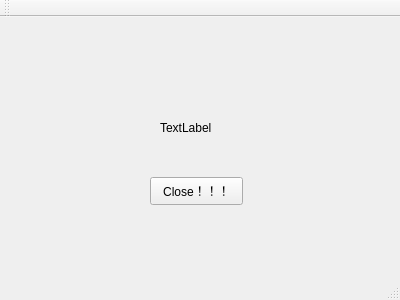
<?xml version="1.0" encoding="UTF-8"?>
<ui version="4.0">
 <class>MainWindow</class>
 <widget class="QMainWindow" name="MainWindow">
  <property name="geometry">
   <rect>
    <x>0</x>
    <y>0</y>
    <width>400</width>
    <height>300</height>
   </rect>
  </property>
  <property name="windowTitle">
   <string>MainWindow</string>
  </property>
  <widget class="QWidget" name="centralWidget">
   <widget class="QPushButton" name="pushButtonClose">
    <property name="geometry">
     <rect>
      <x>150</x>
      <y>160</y>
      <width>93</width>
      <height>28</height>
     </rect>
    </property>
    <property name="text">
     <string>Close！！！</string>
    </property>
   </widget>
   <widget class="QLabel" name="label">
    <property name="geometry">
     <rect>
      <x>160</x>
      <y>80</y>
      <width>161</width>
      <height>61</height>
     </rect>
    </property>
    <property name="text">
     <string>TextLabel</string>
    </property>
   </widget>
  </widget>
  <widget class="QMenuBar" name="menuBar">
   <property name="geometry">
    <rect>
     <x>0</x>
     <y>0</y>
     <width>400</width>
     <height>26</height>
    </rect>
   </property>
  </widget>
  <widget class="QToolBar" name="mainToolBar">
   <attribute name="toolBarArea">
    <enum>TopToolBarArea</enum>
   </attribute>
   <attribute name="toolBarBreak">
    <bool>false</bool>
   </attribute>
  </widget>
  <widget class="QStatusBar" name="statusBar"/>
 </widget>
 <layoutdefault spacing="6" margin="11"/>
 <resources/>
 <connections/>
</ui>
